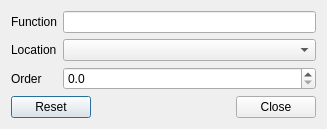
<?xml version="1.0" encoding="UTF-8"?>
<ui version="4.0">
 <class>ShaderFunctionDetails</class>
 <widget class="QDialog" name="ShaderFunctionDetails">
  <property name="geometry">
   <rect>
    <x>0</x>
    <y>0</y>
    <width>327</width>
    <height>119</height>
   </rect>
  </property>
  <property name="windowTitle">
   <string>Dialog</string>
  </property>
  <layout class="QFormLayout" name="formLayout">
   <item row="0" column="0">
    <widget class="QLabel" name="label_4">
     <property name="text">
      <string>Function</string>
     </property>
    </widget>
   </item>
   <item row="0" column="1">
    <widget class="QLineEdit" name="functionName">
     <property name="readOnly">
      <bool>true</bool>
     </property>
    </widget>
   </item>
   <item row="1" column="0">
    <widget class="QLabel" name="label_2">
     <property name="text">
      <string>Location</string>
     </property>
    </widget>
   </item>
   <item row="1" column="1">
    <widget class="QComboBox" name="location"/>
   </item>
   <item row="2" column="0">
    <widget class="QLabel" name="label_3">
     <property name="text">
      <string>Order</string>
     </property>
    </widget>
   </item>
   <item row="2" column="1">
    <widget class="QDoubleSpinBox" name="orderSpinBox">
     <property name="decimals">
      <number>1</number>
     </property>
     <property name="singleStep">
      <double>0.100000000000000</double>
     </property>
    </widget>
   </item>
   <item row="3" column="0" colspan="2">
    <widget class="QDialogButtonBox" name="buttonBox">
     <property name="orientation">
      <enum>Qt::Horizontal</enum>
     </property>
     <property name="standardButtons">
      <set>QDialogButtonBox::Close|QDialogButtonBox::Reset</set>
     </property>
    </widget>
   </item>
  </layout>
 </widget>
 <resources/>
 <connections>
  <connection>
   <sender>location</sender>
   <signal>currentIndexChanged(int)</signal>
   <receiver>ShaderFunctionDetails</receiver>
   <slot>locationChanged(int)</slot>
   <hints>
    <hint type="sourcelabel">
     <x>186</x>
     <y>44</y>
    </hint>
    <hint type="destinationlabel">
     <x>163</x>
     <y>59</y>
    </hint>
   </hints>
  </connection>
  <connection>
   <sender>orderSpinBox</sender>
   <signal>valueChanged(double)</signal>
   <receiver>ShaderFunctionDetails</receiver>
   <slot>orderChanged(double)</slot>
   <hints>
    <hint type="sourcelabel">
     <x>186</x>
     <y>70</y>
    </hint>
    <hint type="destinationlabel">
     <x>163</x>
     <y>59</y>
    </hint>
   </hints>
  </connection>
 </connections>
 <slots>
  <slot>orderChanged(double)</slot>
  <slot>locationChanged(int)</slot>
 </slots>
</ui>
